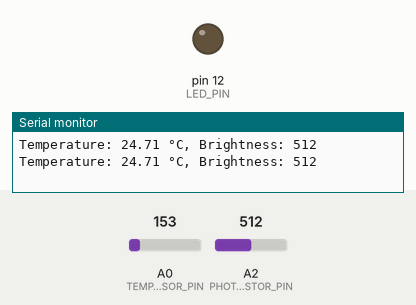
A sketch run on a simulated Arduino Uno, built with avr-gcc and run on an emulated ATmega328P. Parts: output pins drawn as LEDs (lit = HIGH), the last lines printed to the serial monitor. Dashed ring = blinking. The inputs (shaded band) are chosen by the test bench; at power-on: A0 (TEMP_SENSOR_PIN) = 153, A2 (PHOTORESISTOR_PIN) = 512.

Above: at 1.8 s.
1.9 s: A0 (TEMP_SENSOR_PIN) set to 186
3.4 s: A0 (TEMP_SENSOR_PIN) set to 215
At 4.05 s:
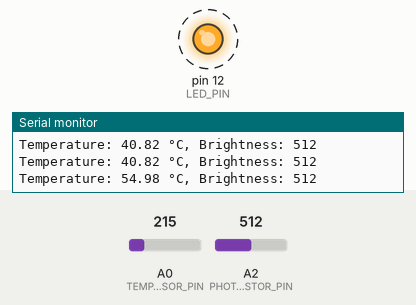
6.9 s: A0 (TEMP_SENSOR_PIN) set to 191
At 7.8 s:
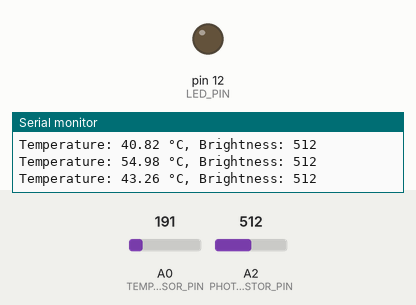
8.4 s: A0 (TEMP_SENSOR_PIN) set to 221
At 9.05 s:
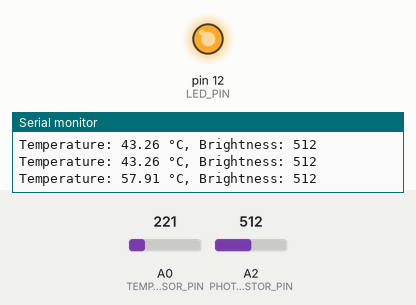
Timing chart, 0 to 12.9 s (numbered marks = the images above; inputs shaded):
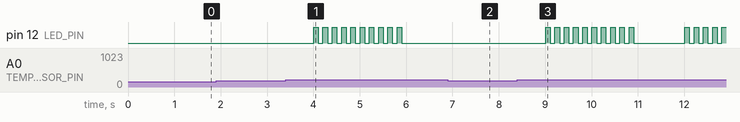

Measured:
- the behaviour switches between 204 and 205 on A0 (TEMP_SENSOR_PIN) (found by bisection; images 0 and 1)
- after the input at 3.4 s, pin 12 (LED_PIN): alternates HIGH for 0.10 s and LOW for 0.10 s, 20 changes in all, then stays LOW, starting after 0.61 s
- after the input at 6.9 s, pin 12 (LED_PIN): stops changing and stays LOW
- after the input at 8.4 s, pin 12 (LED_PIN): goes 9 × (HIGH 0.10 s, LOW 0.10 s), HIGH 0.10 s, LOW 1.1 s, 4 × (HIGH 0.10 s, LOW 0.10 s), then HIGH, starting after 0.61 s

The sketch:

fire_sensor_simulation.ino
```cpp
#define TEMP_SENSOR_PIN A0
#define PHOTORESISTOR_PIN A2
#define LED_PIN 12

const int TEMP_THRESHOLD = 50;
const int BRIGHTNESS_THRESHOLD = 220;

void setup() {
  Serial.begin(9600);
  pinMode(LED_PIN, OUTPUT);
}

void loop() {
  float analogValue = readTemperature();
  int sensorValue = readBrightness();

  Serial.print("Temperature: ");
  Serial.print(analogValue);
  Serial.print(" °C, Brightness: ");
  Serial.println(sensorValue);

  if (analogValue > TEMP_THRESHOLD && sensorValue > BRIGHTNESS_THRESHOLD) {
    indicateFire();
  } else {
    digitalWrite(LED_PIN, LOW);
  }

  delay(1000);
}

float readTemperature() {
  int temperature = analogRead(TEMP_SENSOR_PIN);
  float tempC = (temperature * 5.0 / 1024.0 - 0.5) * 100.0;
  return tempC;
}

int readBrightness() {
  return analogRead(PHOTORESISTOR_PIN);
}

void indicateFire() {
  for (int i = 0; i < 10; i++) {
    digitalWrite(LED_PIN, HIGH);
    delay(100);
    digitalWrite(LED_PIN, LOW);
    delay(100);
  }
  digitalWrite(LED_PIN, LOW);
}
```
